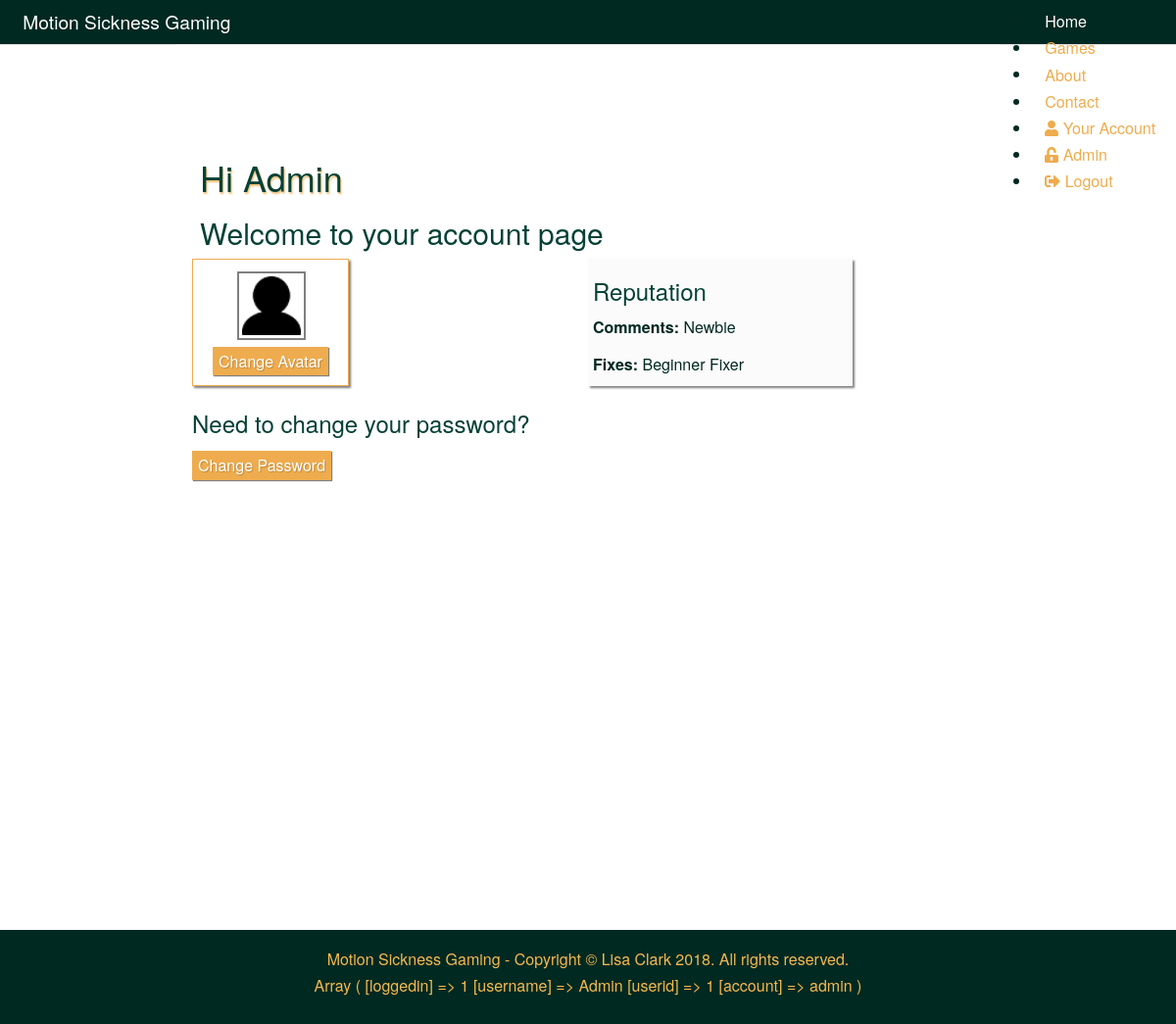
The app's page /view/php/useraccount.php?username=Admin (signed in), older data.
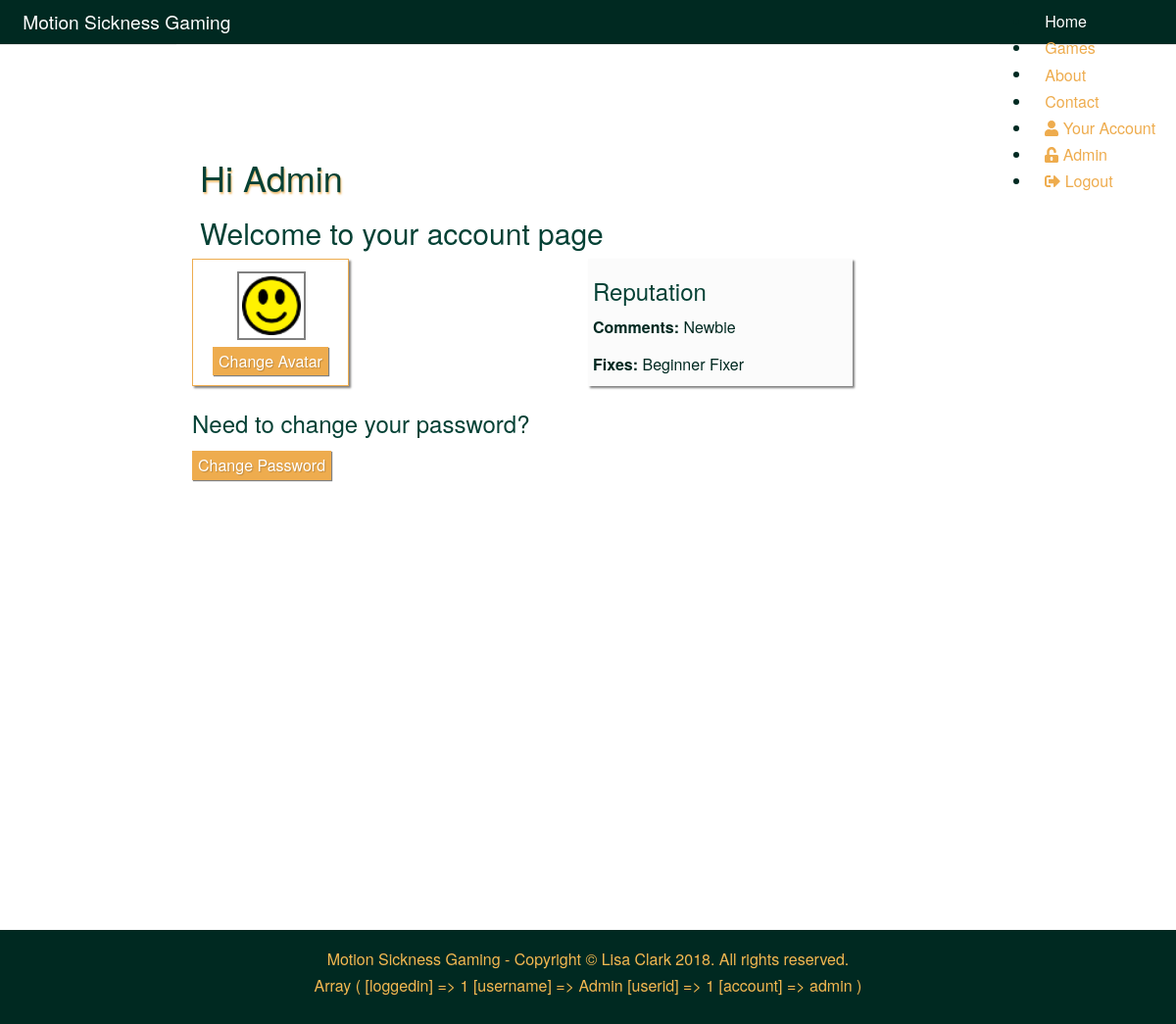
The same page, newer data.
### tables this page shows
CREATE TABLE `user` (
  `userID` int(10) UNSIGNED NOT NULL,
  `username` varchar(30) NOT NULL,
  `password` varchar(512) NOT NULL,
  `userCreateDate` datetime NOT NULL DEFAULT CURRENT_TIMESTAMP,
  `acctStatus` int(10) UNSIGNED NOT NULL,
  `avatarID` int(10) UNSIGNED DEFAULT NULL,
  `commRep` int(10) UNSIGNED NOT NULL,
  `fixRep` int(10) UNSIGNED NOT NULL
);

CREATE TABLE `avatar` (
  `avatarID` int(10) UNSIGNED NOT NULL,
  `url` varchar(256) NOT NULL
);

### model/dbfunctions.php (called while the page is built, shortened)
<?php
function getThumbs($userID) {
    $rep = "SELECT commRep, fixRep FROM user WHERE userID ='" . $userID . "'";
    include 'connect.php';
    $stmt = $conn->prepare($rep);
    $result = $stmt->execute();
    return $stmt->fetch(PDO::FETCH_ASSOC);
}
function getOneUser($userID) {
    $user = "SELECT user.userID, user.username, avatar.avatarID, avatar.url, user.acctStatus
    FROM user
    INNER JOIN avatar ON avatar.avatarID = user.avatarID
    WHERE user.userID ='" . $userID . "';";
    include 'connect.php';
    $stmt = $conn->prepare($user);
    $stmt->execute();
    return $stmt->fetch(PDO::FETCH_ASSOC);
}
?>

### view/php/useraccount.php (the view, shortened to what this page needs)
<?php
    include 'header.php';
    include 'nav.php';
    include '../../model/connect.php';
    include '../../model/dbfunctions.php';
?>
<div class="content game-page">
    <h1>Hi <?php echo $_SESSION['username']; ?></h1>
    <h2>Welcome to your account page</h2>
    <?php
        $getuser = getOneUser($_SESSION['userid']);
    ?>
    <div id="upper-profile">
        <div id="avatar-profile-container">
            <img class="avatar-profile" src="<?php echo $getuser['url']; ?>"/>
            <div id="button">
                <button type="button" class="avatar-button" onclick="selectAvatar();" id="showAvatars">Change Avatar</button>
            </div>
        </div>
        <div id="reputation">
            <?php
                $getrep = getThumbs($_SESSION['userid']);
            ?>
            <h3>Reputation</h3>
            <p><strong>Comments: </strong>
                <?php
                    include 'rep_comments.php';
                ?>
            </p>
            <p><strong>Fixes: </strong>
                <?php
                    include 'rep_fix.php';
                ?>
            </p>
        </div>
    </div>
    <h3>Need to change your password?</h3>
    <button type="button" id="show" onclick="show_changepw();" class="avatar-button">Change Password</button>
</div>
<?php
    include 'footer.php';
?>

### view/php/header.php (shortened to what this page needs)
<!DOCTYPE html>
<html lang="en">
<head>
    <link rel="stylesheet" href="https://unpkg.com/purecss@1.0.0/build/pure-min.css">
    <link rel="stylesheet" href="https://maxcdn.bootstrapcdn.com/bootstrap/4.0.0/css/bootstrap.min.css">
    <link rel="stylesheet" href="https://unpkg.com/purecss@1.0.0/build/grids-responsive-min.css">
    <link rel="stylesheet" href="https://netdna.bootstrapcdn.com/font-awesome/4.0.3/css/font-awesome.css">
    <link rel="stylesheet" href="https://maxcdn.bootstrapcdn.com/bootstrap/3.3.7/css/bootstrap.min.css">
    <link rel="stylesheet" href="https://use.fontawesome.com/releases/v5.0.12/css/all.css">
    <link rel="stylesheet" href="../css/image-picker.css">
    <link rel="stylesheet" href="../css/layouts/marketing.css">
    <link rel="stylesheet" href="../css/style.css">
</head>
<body>

### view/php/nav.php (shortened to what this page needs)
<div class="header">
    <div class="home-menu pure-menu pure-menu-horizontal pure-menu-fixed">
        <a class="pure-menu-heading" href="index.php">Motion Sickness Gaming</a>
        <ul class="pure-menu-list">
            <li class="pure-menu-item pure-menu-selected">
                <a href="index.php" class="pure-menu-link">Home</a>
            </li>
            <li class="pure-menu-item">
                <a href="games.php" class="pure-menu-link">Games</a>
            </li>
            <li class="pure-menu-item">
                <a href="about.php" class="pure-menu-link">About</a>
            </li>
            <li class="pure-menu-item">
                <a href="contact.php" class="pure-menu-link">Contact</a>
            </li>
            <?php if (isset($_SESSION['loggedin']) && $_SESSION['loggedin'] == true) { ?>
            <li class="pure-menu-item">
                <a class="pure-menu-link" href="useraccount.php?username=<?php echo $_SESSION['username'] ?>"><i class="fas fa-user"></i> Your Account</a>
            </li>
            <?php }
            if (isset($_SESSION['loggedin']) && $_SESSION['loggedin'] == true && $_SESSION['account'] == 'admin'){ ?>
            <li class="pure-menu-item">
                <a href="admin.php" class="pure-menu-link"><i class="fas fa-unlock-alt"></i> Admin</a>
            </li>
            <?php }
            if (isset($_SESSION['loggedin']) && $_SESSION['loggedin'] == true) { ?>
            <li class="pure-menu-item">
                <a class="pure-menu-link" href="../../controller/logout.php"><i class="fas fa-sign-out-alt"></i> Logout</a>
            </li>
            <?php } else {
                if(isset($_GET['gameID'])) {
            ?>
            <li class="pure-menu-item">
                <a href="login.php?gameID=<?php echo $_GET['gameID'] ?>" class="pure-menu-link">Sign In</a>
            </li>
            <li class="pure-menu-item">
                <a href="register.php?gameID=<?php echo $_GET['gameID'] ?>" class="pure-menu-link">Register</a>
            </li>
            <?php }}; ?>
        </ul>
    </div>
</div>

### view/php/rep_comments.php
<?php
    if($getrep['commRep'] <= 50) {
        echo 'Newbie';
    } else if($getrep['commRep'] > 50 && $getrep['commRep'] <= 500) {
        echo 'Partially Sick Member';
    } else if($getrep['commRep'] > 500) {
        echo 'Fully Sick Member';
    }
?>

### view/php/rep_fix.php
<?php
    if($getrep['fixRep'] < 1) {
    } else if($getrep['fixRep'] <= 100) {
        echo 'Beginner Fixer';
    } else if($getrep['fixRep'] > 100 && $getrep['fixRep'] <= 500) {
        echo 'Intermediate Fixer';
    } else if($getrep['fixRep'] > 500) {
        echo 'Ultimate Fixer';
    }
?>

### view/php/footer.php (shortened to what this page needs)
    <div class="footer l-box is-center">
        Motion Sickness Gaming - Copyright &#169; Lisa Clark 2018. All rights reserved.
        <p><?php print_r($_SESSION); ?></p>
    </div>
</body>
</html>

### view/css/layouts/marketing.css (style rules this page uses)
* { -webkit-box-sizing: border-box; -moz-box-sizing: border-box; box-sizing: border-box; }
body { line-height: 1.7em; color: #002921; font-size: 13px; background-image: url(../../img/background.jpg); background-attachment: fixed; }
h1, h2, h3, h4, h5, h6, label { color: #054135; }
.l-box { padding: 1em; }
.is-center { text-align: center; }
.home-menu { padding: 0.5em; text-align: center; box-shadow: 0 1px 1px rgba(0,0,0, 0.10); }
.home-menu { background: #002921; }
.pure-menu.pure-menu-fixed { border-bottom: none; z-index: 4; }
.home-menu .pure-menu-heading { color: white; font-weight: 400; font-size: 120%; }
.home-menu .pure-menu-selected a { color: white; }
.home-menu a { color: #EEAC4E; }
.content { padding: 1em 1em 3em; }
.footer { background: #002921; position: fixed; bottom: 0; width: 100%; color: #F4B851 }
@media (min-width: 48em) { body { font-size: 16px; } }
@media (min-width: 48em) { .home-menu { text-align: left; } }
@media (min-width: 48em) { .home-menu ul { float: right; } }
@media (min-width: 48em) { .pure-menu-disabled, .pure-menu-heading, .pure-menu-link { padding: .3em .8em; } }

### view/css/style.css (style rules this page uses)
.pure-menu-selected .pure-menu-link, .pure-menu-selected .pure-menu-link:visited { color: white; }
.game-page { padding-top: 80px; margin: 0 auto; background: rgba(255,255,255,0.4); width: 70%; min-height: 1000px; }
.game-page h1 { text-shadow: 1px 2px 2px rgba(238,172,78,0.8); padding-top: 2%; }
.game-page h1, .game-page h2 { padding-left: 1%; }
a { color: #054135; }
.avatar-profile { width: 70px; height: 70px; margin-top: 5px; margin-bottom: 10px; padding: 3px; border: 2px solid grey; margin: 2px 0px 2px 2px; }
#upper-profile { display: grid; grid-template-columns: 50% 50%; }
#avatar-profile-container { width: 160px; height: 130px; text-align: center; align-content: center; border: 1px solid #EEAC4E; padding: 5px; box-shadow: 2px 2px 2px rgba(0,0,0,0.5); margin-bottom: 5px; grid-column-start: 1; grid-column-end: 2; }
#reputation { grid-column-start: 2; grid-column-end: 3; background-color: #fbfbfb; width: 270px; height: 130px; padding-left: 5px; box-shadow: 2px 2px 2px rgba(0,0,0,0.5); }
.avatar-button { margin-top: 5px; background-color: #EEAC4E; border: none; color: white; text-shadow: 1px 1px 1px rgba(0,0,0,0.2); -webkit-transition-duration: 0.4s; transition-duration: 0.4s; box-shadow: 1px 1px 1px rgba(0,0,0,0.5); }

Row changes from the older to the newer data that the page shows:
changed user: avatarID.url: a different picture
